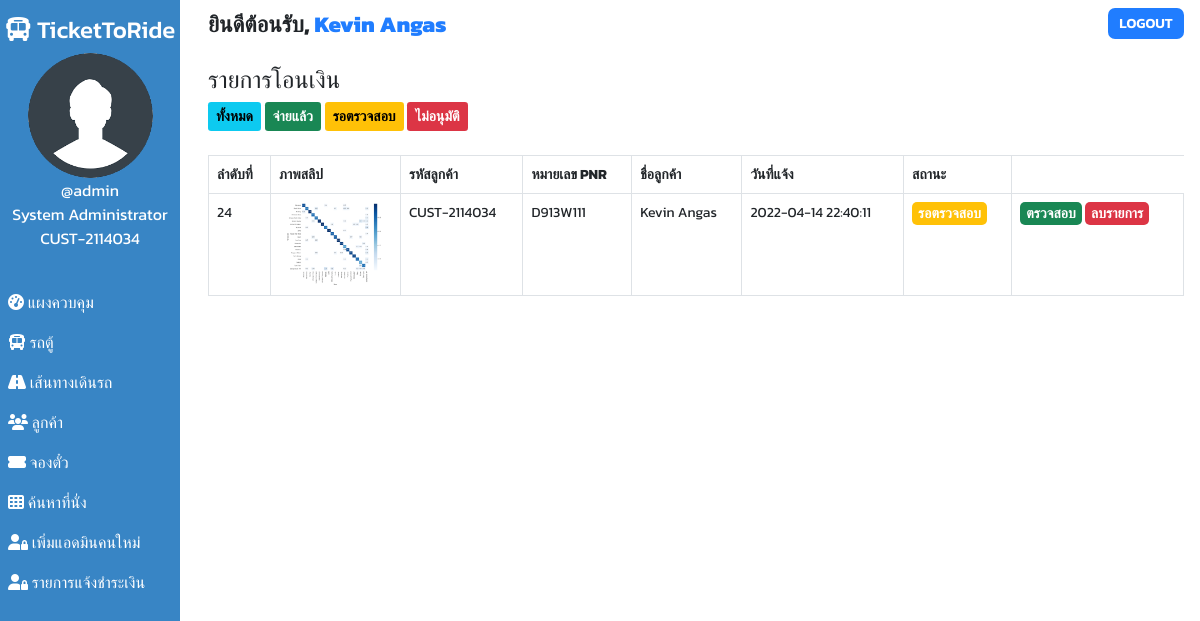
/admin/invoice_3.php (signed in), run on the app's committed database.
### tables this page shows
CREATE TABLE `users` (
  `user_id` int(11) NOT NULL,
  `user_fullname` varchar(100) DEFAULT NULL,
  `user_name` varchar(30) DEFAULT NULL,
  `user_password` varchar(255) DEFAULT NULL,
  `user_created` datetime NOT NULL DEFAULT current_timestamp(),
  `customer_id` varchar(255) DEFAULT NULL,
  `role` varchar(50) DEFAULT NULL
);

CREATE TABLE `customers` (
  `id` int(100) NOT NULL,
  `customer_id` varchar(255) DEFAULT NULL,
  `customer_name` varchar(30) NOT NULL,
  `customer_phone` varchar(10) NOT NULL,
  `customer_created` datetime NOT NULL DEFAULT current_timestamp()
);

CREATE TABLE `payment` (
  `id` int(11) NOT NULL,
  `file_name` varchar(255) NOT NULL,
  `uploaded_on` datetime NOT NULL,
  `status` enum('1','0') NOT NULL DEFAULT '1',
  `customername` text NOT NULL,
  `customer_id` text NOT NULL,
  `pnr_id` varchar(255) NOT NULL,
  `pay_status` varchar(255) NOT NULL
);

### admin/invoice_3.php (the view, shortened to what this page needs)
<!DOCTYPE html>
<html lang="en">
<head>
    <link href="https://cdn.jsdelivr.net/npm/bootstrap@5.0.1/dist/css/bootstrap.min.css" rel="stylesheet">
    <link rel="stylesheet" href="https://cdnjs.cloudflare.com/ajax/libs/sweetalert/1.1.3/sweetalert.css">
    <?php
    $page = "booking";
    ?>
</head>
<body>
    <?php require '../assets/partials/_admin-header.php'; ?>
    <?php
    $resultSql = "SELECT * FROM `payment` WHERE pay_status = 'รอตรวจสอบ' ORDER BY uploaded_on ASC";
    $resultSqlResult = mysqli_query($conn, $resultSql);
    if (!mysqli_num_rows($resultSqlResult)) { ?>
        <div class="container mt-4">
            <div id="noCustomers" class="alert alert-dark " role="alert">
                <h1 class="alert-heading">ไม่มีรายการแจ้งโอนเงิน!!</h1>
                <p class="fw-light">Be the first person to add one!</p>
                <hr>
                <div id="addCustomerAlert" class="alert alert-success" role="alert">
                    คลิกเพื่อ <button id="add-button" class="button btn-sm" type="button" data-bs-toggle="modal" data-bs-target="#addModal">แจ้งชำระเงิน <i class="fas fa-plus"></i></button> ตอนนี้!
                </div>
            </div>
        </div>
    <?php } else { ?>
        <section id="booking">
            <div id="head">
                <h4>รายการโอนเงิน</h4>
            </div>
            <div>
                        <button onclick='window.location="invoice.php"' class="button btn-sm btn-info" type="button">ทั้งหมด</button>
                        <button onclick='window.location="invoice_2.php"' class="button btn-sm btn-success" type="button">จ่ายแล้ว</button>
                        <button onclick='window.location="invoice_3.php"' class="button btn-sm btn-warning" type="button">รอตรวจสอบ</button>
                        <button onclick='window.location="invoice_4.php"' class="button btn-sm btn-danger" type="button">ไม่อนุมัติ</button>
                    </div> <br>
            <div id="booking-results">
                <table class="table table-hover table-bordered">
                    <thead>
                        <th>ลำดับที่</th>
                        <th>ภาพสลิป</th>
                        <th>รหัสลูกค้า</th>
                        <th>หมายเลข PNR</th>
                        <th>ชื่อลูกค้า</th>
                        <th>วันที่แจ้ง</th>
                        <th>สถานะ</th>
                    </thead>
                    <?php
                    while ($row = mysqli_fetch_assoc($resultSqlResult)) {
                        $id = $row["id"];
                        $customer_id = $row["customer_id"];
                        $pnr_id = $row["pnr_id"];
                        $image_payment = $row['file_name'];
                        $customer_name = $row['customername'];
                        $pay_status = $row['pay_status'];
                        $pay_date = $row["uploaded_on"];
                    ?>
                        <tr>
                            <td>
                                <?php
                                echo $id;
                                ?>
                            </td>
                            <td style='width:130px;'>
                                <?php
                                $path_slip = "../assets/partials/uploads/" . $image_payment;
                                echo "<a href='$path_slip' target='_blank'>
                                    <img src='$path_slip' width='100%' height='100%' style='object-fit:cover;display:block;' ></a> ";
                                ?>
                            </td>
                            <td>
                                <?php
                                echo $customer_id;
                                ?>
                            </td>
                            <td>
                                <?php
                                echo $pnr_id;
                                ?>
                            </td>
                            <td>
                                <?php
                                echo $customer_name;
                                ?>
                            </td>
                            <td>
                                <?php
                                echo $pay_date;
                                ?>
                            </td>
                            <td>
                                <?php if ($pay_status == "จ่ายแล้ว") {
                                    echo "<button class='button btn-sm-4 btn-success'>$pay_status</button>";
                                } elseif ($pay_status == "รอตรวจสอบ") {
                                    echo "<button class='button btn-sm-4 btn-warning text-white'>$pay_status</button>";
                                } elseif ($pay_status == "ไม่อนุมัติ") {
                                    echo "<button class='button btn-sm-4 btn-danger text-white'>$pay_status</button>";
                                }
                                ?>
                            </td>
                            <td>
                                <button class="button btn-sm-4 btn-success check_order" data-bs-toggle="modal" data-bs-target="#verifyModal" data-id="<?= $id; ?>">ตรวจสอบ</button>
                                <button class="button btn-sm-4  btn-danger" data-bs-toggle="modal" data-bs-target="#deleteModal" data-id="<?php
                                                                                                                                            echo $id; ?>">ลบรายการ</button>
                            </td>
                        </tr>
                    <?php
                    }
                    ?>
                </table>
            </div>
        </section>
    <?php } ?>
    </div>
    </main>
</body>
</html>

### assets/partials/_admin-header.php (shortened to what this page needs)
<?php
    $conn = db_connect();
    $user_id = $_SESSION['user_id'];
    $sql = "SELECT * FROM users WHERE user_id = $user_id";
    $result = mysqli_query($conn, $sql);
    if($row = mysqli_fetch_assoc($result))
    {
        $user_fullname = $row["user_fullname"];
        $user_name = $row["user_name"];
        $role = $row["role"];
    }
?>
    <main id="container">
        <div id="sidebar">
            <h4><i class="fas fa-bus"></i> TicketToRide</h4>
            <div>
                <img class="adminDp" src="../assets/img/userav-min.png" height="125px" alt="Admin Profile Pic">
                <p>
                    <?php  echo '@'.$user_name;  ?>
                </p>
                <?php if($role == "admin"){
                    echo "<p>System Administrator</p>";
                }
                    else{
                        echo "<p>Member</p>";
                    }
                 ?>
                <p><?php
                $sql = "SELECT * FROM customers";
                $result = mysqli_query($conn, $sql);
                $data = mysqli_fetch_all($result, MYSQLI_ASSOC);
                foreach($data AS $row) {
                   if($row['customer_name'] == $user_fullname){
                       $customer_id = $row['customer_id'];
                       echo $customer_id;
                   }
                }
                ?></p>
            </div>
            <ul id="options">
                <li class="option <?php if($page=='dashboard'){ echo 'active';}?>">
                    <a href="./dashboard.php">
                    <i class="fas fa-tachometer-alt"></i> แผงควบคุม
                    </a>
                </li>
                <li class="option <?php if($page=='bus'){ echo 'active';}?>">
                    <a href="./bus.php">
                    <i class="fas fa-bus"></i> รถตู้
                    </a>
                </li>
                <li class="option <?php if($page=='route'){ echo 'active';}?>">
                    <a href="./route.php">
                    <i class="fas fa-road"></i> เส้นทางเดินรถ
                    </a>
                </li>
                <?php if($role == "admin"){ ?>
                <li class="option <?php if($page=='customer'){ echo 'active';}?>">
                    <a href="./customer.php">
                    <i class="fas fa-users"></i> ลูกค้า
                    </a>
                </li>
                <?php  } ?>
                <li class="option <?php if ((basename($_SERVER['PHP_SELF']) == 'booking.php')) { echo 'active';}?>">
                    <a href="./booking.php">
                    <i class="fas fa-ticket-alt"></i> จองตั๋ว
                    </a>
                </li>
                <li class="option <?php if($page=='seat'){ echo 'active';}?>">
                    <a href="./seat.php">
                    <i class="fas fa-th"></i> ค้นหาที่นั่ง
                    </a>
                </li>
                <?php if($role == "admin"){ ?>
                <li class="option <?php if($page=='signup'){ echo 'active';}?>">
                    <a href="./signup.php">
                    <i class="fas fa-user-lock"></i> เพิ่มแอดมินคนใหม่
                    </a>
                </li>
                <?php  } ?>
                <?php if($role == "admin"){ ?>
                <li class="option <?php if ((basename($_SERVER['PHP_SELF']) == 'invoice.php')) { echo 'active';}?>">
                    <a href="./invoice.php">
                    <i class="fas fa-user-lock"></i> รายการแจ้งชำระเงิน
                    </a>
                </li>
                <?php  } ?>
            </ul>
        </div>
        <div id="main-content">
            <section id="welcome">
                <ul>
                    <li class="welcome-item">ยินดีต้อนรับ,
                        <span id="USER">
                            <?php
                                echo $user_fullname;
                            ?>
                        </span>
                    </li>
                    <li class="welcome-item">
                        <button id="logout" class="btn-sm">
                            <a href="../assets/partials/_logout.php">LOGOUT</a>
                        </button>
                    </li>
                </ul>
            </section>

### assets/styles/admin.php (style rules this page uses)
body { margin: 0; box-sizing: border-box; font-family: 'Kanit', sans-serif; background-color: white; }
html { scroll-behavior: smooth; }
*, *::after, *::before { box-sizing: inherit; }
#USER { color: #207DFF; }
.adminDp { border-radius: 50%; }
#welcome { background-color: white; }
#welcome ul { display: flex; justify-content: space-between; list-style-type: none; padding: 0; margin: 0; }
#welcome li { margin: 0 1rem; padding: 0.5rem 0; }
#welcome li:first-child { font-weight: 800; font-size: 1.4rem; }
#logout { padding: 0.3rem 0.7rem; background-color: #207DFF; font-weight: 600; outline: none; border: none; border-radius: 7px; }
#logout a { color: white; text-decoration: none; }
@media only screen and (min-width:1000px) { #sidebar { text-align: center; background-color: #3885c5; color: white; width: 15%; position: fixed; top: 0%; padding-top: 1rem; z-index: 2; height: 100vh; } }
@media only screen and (min-width:1000px) { #sidebar p { margin: 0; } }
@media only screen and (min-width:1000px) { #sidebar ul { margin-top: 2rem; } }
@media only screen and (min-width:1000px) { #options { list-style-type: none; text-align: left; padding-left: 0; } }
@media only screen and (min-width:1000px) { .option a { display: block; padding: 0.5rem; text-decoration: none; color: inherit; } }
@media only screen and (min-width:1000px) { #main-content { margin-left: 16%; } }

### assets/styles/admin-options.php (style rules this page uses)
* { font-family: Kanit; }
#booking #head, #customer #head, #route #head, #seat #head, #bus #head { padding-top: 1rem; }
#booking, #customer, #route, #bus, #seat { padding: 0 1rem; }
#booking-results button, #customer-results button, #route button, #bus-results button { border-radius: 5px; }
.button { border: none; font-weight: bold; text-transform: uppercase; }
table { font-size: 14px; }
table th,td { padding-left: 0.3rem; }
table button { color: white; }

### data on the page
users: user_name "admin", user_fullname "Kevin Angas"
customers: customer "CUST-2114034"
payment: id "24", file_name (picture), customer "CUST-2114034", pnr "D913W111", customername "Kevin Angas", uploaded_on "2022-04-14 22:40:11", pay_status "รอตรวจสอบ"
